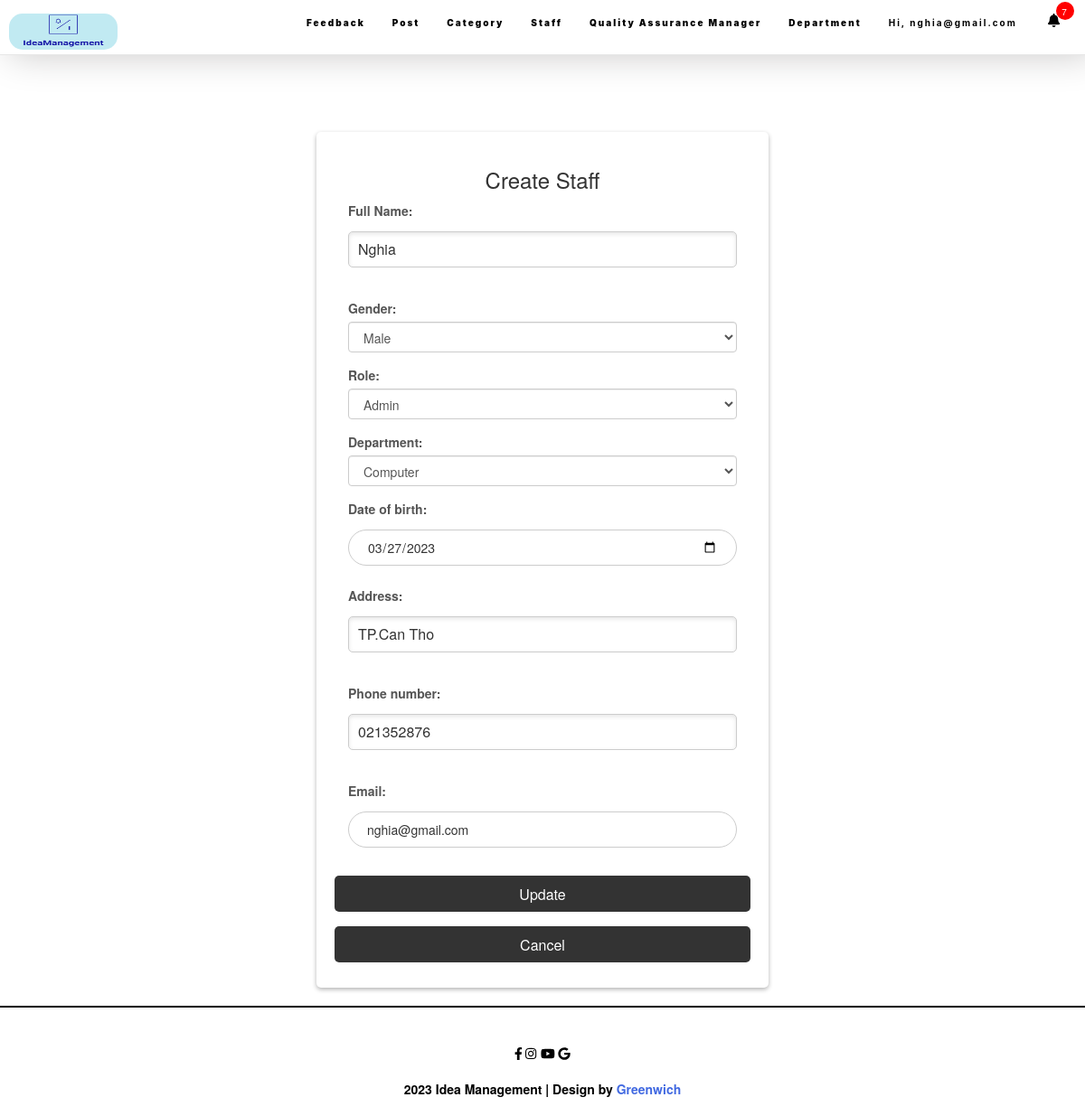
Before: /editstaff.php?id=1 (signed in) with the older database file.
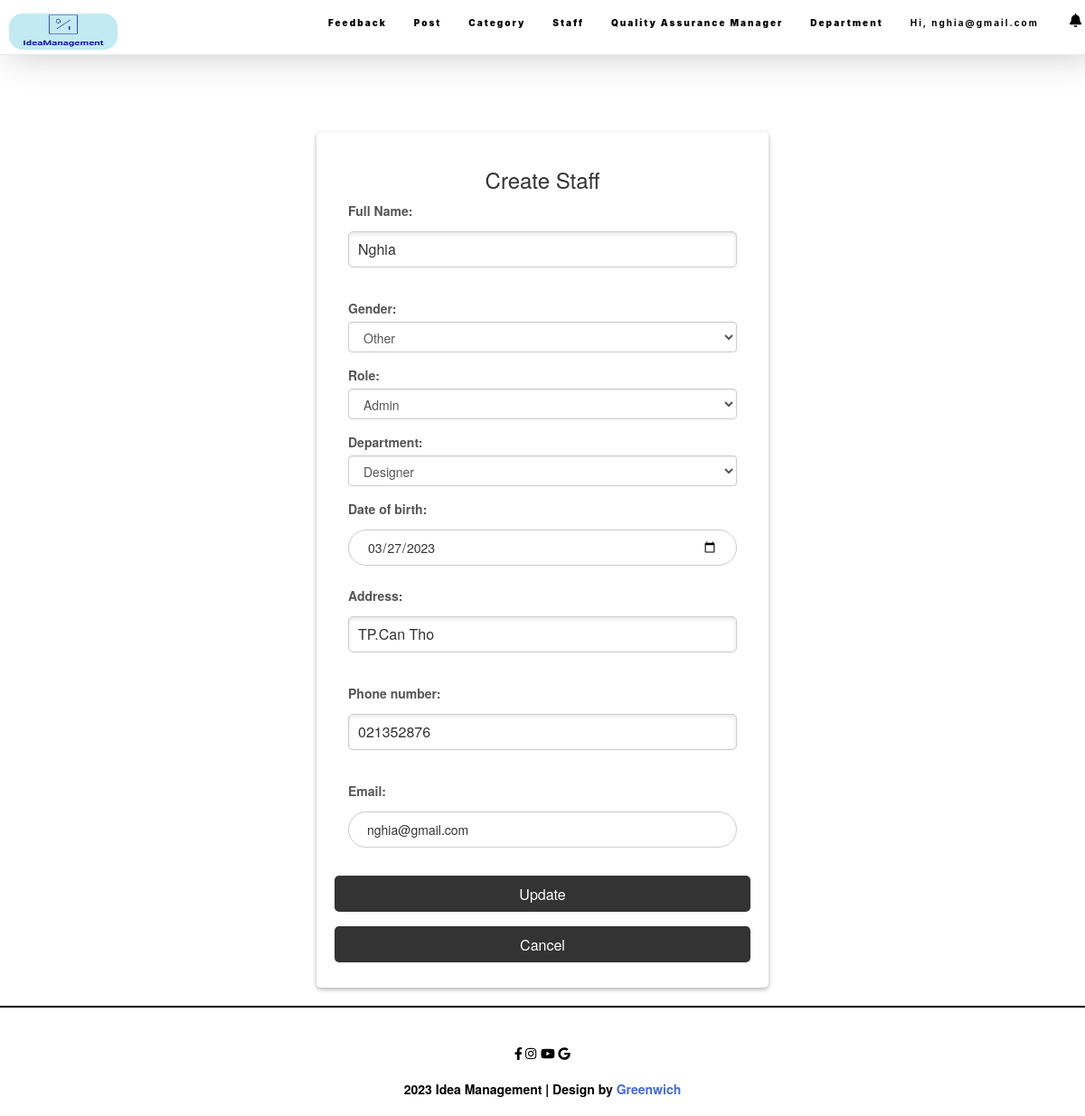
After: the same page with the newer database file.
### tables this page shows
CREATE TABLE `tbl_account` (
  `account_Id` int(11) NOT NULL,
  `fullname` varchar(255) DEFAULT NULL,
  `email` varchar(50) NOT NULL,
  `gender` varchar(30) DEFAULT NULL,
  `date_of_birth` date DEFAULT NULL,
  `address` varchar(255) DEFAULT NULL,
  `phone` varchar(30) DEFAULT NULL,
  `password` varchar(255) NOT NULL,
  `department_Id` int(11) NOT NULL,
  `role` int(11) NOT NULL
);

### editstaff.php (the view, shortened to what the changed rows need)
<!DOCTYPE html>
<html>
<head>
</head>
<body>
  <?php
  include_once "header.php";
  include_once("config.php");
  function bind_Department_List($conn, $selectedValue)
  {
    $sqlString = "SELECT * from tbl_department";
    $result = mysqli_query($conn, $sqlString);
    while ($row = mysqli_fetch_array($result, MYSQLI_ASSOC)) {
      if ($row['department_Id'] == $selectedValue) {
        echo "<option value ='" . $row['department_Id'] . "' selected>" . $row['departmentName'] . "</option>";
      } else {
        echo "<option value='" . $row['department_Id'] . "'>" . $row['departmentName'] . "</option>";
      }
    }
  }
  if (isset($_GET['id'])) {
    $id = $_GET['id'];
    $sqlString = "SELECT * from tbl_account where account_Id='$id'";
    $result = mysqli_query($conn, $sqlString);
    $row = mysqli_fetch_array($result);
  ?>
    <form action="" method="post">
      <h3>Create Staff</h3>
      <div class="form-group col-md-12">
        <label for="fullname">Full Name:</label>
        <input type="text" id="fullname" name="fullname" value="<?php echo $row['fullname'] ?>" required />
      </div>
      <div class="form-group col-md-12">
        <label for="exampleSelect1" class="control-label">Gender:</label>
        <select class="form-control" name="gender">
          <?php
          if ($row['gender'] == 'Male') {
          ?>
            <option value="Male" selected>Male</option>
          <?php
          } elseif ($row['gender'] == 'Female') {
          ?>
            <option value="Male">Male</option>
            <option value="Female" selected>Female</option>
            <option value="Other">Other</option>
          <?php
          } else {
          ?>
            <option value="Other" selected>Other</option>
          <?php
          }
          ?>
        </select>
      </div>
      <div class="form-group col-md-12">
        <label for="exampleSelect1" class="control-label">Role:</label>
        <select class="form-control" name="role">
          <?php
          if ($row['role'] == '1') {
          ?>
            <option value="1" selected>Admin</option>
          <?php
          } elseif ($row['role'] == '0') {
          ?>
            <option value="1">Admin</option>
            <option value="0" selected>Staff</option>
          <?php
          } else {
          ?>
            <option value="1">Admin</option>
            <option value="0">Staff</option>
          <?php
          }
          ?>
        </select>
      </div>
      <div class="form-group col-md-12">
        <label for="exampleSelect1" class="control-label">Department:</label>
        <select class='form-control' name="department">
          <?php bind_Department_List($conn, $row['department_Id']); ?>
        </select>
      </div>
      <div class="form-group col-md-12">
        <label for="birthdaytime">Date of birth:</label>
        <input type="date" id="birthdaytime" name="birthdaytime" value="<?php echo $row['date_of_birth'] ?>" />
      </div>
      <div class="form-group col-md-12">
        <label for="address">Address:</label>
        <input type="text" id="address" name="address" value="<?php echo $row['address'] ?>" required />
      </div>
      <div class="form-group col-md-12">
        <label for="phonenumber">Phone number:</label>
        <input type="text" id="phonenumber" name="phonenumber" value="<?php echo $row['phone'] ?>" required />
      </div>
      <div class="form-group col-md-12">
        <label for="email">Email:</label>
        <input type="email" width="1000px" id="email" name="email" value="<?php echo $row['email'] ?>" required />
      </div>
      <br />
      <input type="submit" name="btnUpdate" value="Update" />
      <input type="button" value="Cancel" onclick="window.location='stafflist.php'" />
    </form>
  <?php
  }
  ?>
</body>
<?php include_once "footer.php" ?>
</html>

### notifications.php (shortened to what the changed rows need)
<?php
include("config.php");
?>
<head>
    <link rel="stylesheet" href="https://cdnjs.cloudflare.com/ajax/libs/font-awesome/4.7.0/css/font-awesome.min.css">
    <link rel="stylesheet" type="text/css" href="assets/css/bootstrap.min.css" />
</head>
<?php
if (isset($_SESSION["username"])) {
    $us = $_SESSION["username"];
    $sqlString = "SELECT * FROM tbl_account WHERE email = '$us'";
    $result = mysqli_query($conn, $sqlString);
    $row2 = mysqli_fetch_array($result);
    $department_id = $row2["department_Id"];
}
$find_notifications = "SELECT c.*, a.fullname FROM tbl_comment c JOIN tbl_account a ON c.account_Id = a.account_Id WHERE a.department_Id = $department_id";
$result = mysqli_query($conn, $find_notifications);
$find_post = "SELECT p.*, a.fullname  FROM tbl_post p JOIN tbl_account a ON p.account_Id = a.account_Id WHERE a.department_Id = $department_id";
$result1 = mysqli_query($conn, $find_post);
$count_active1 = '';
while ($rows1 = mysqli_fetch_assoc($result1)) {
    $count_active1 = mysqli_num_rows($result1);
}
$count = $count_active = mysqli_num_rows($result) + $count_active1 = mysqli_num_rows($result1);
?>
<div class="container-fluid">
    <ul class="nav navbar-nav navbar-right">
        <?php if (!empty($count_active) && !empty($count_active1)) { ?>
            <div class="round" id="bell-count" data-value="<?php echo $count; ?>"><span><?php echo $count; ?></span></div>
        <?php } ?>
    </ul>
</div>

Changed rows visible on the page:
changed tbl_account "Nghia": gender "Male" → "Other"
Other visible differences:
form field department: "Computer" → "Designer"
$count: "7" → (not shown)
